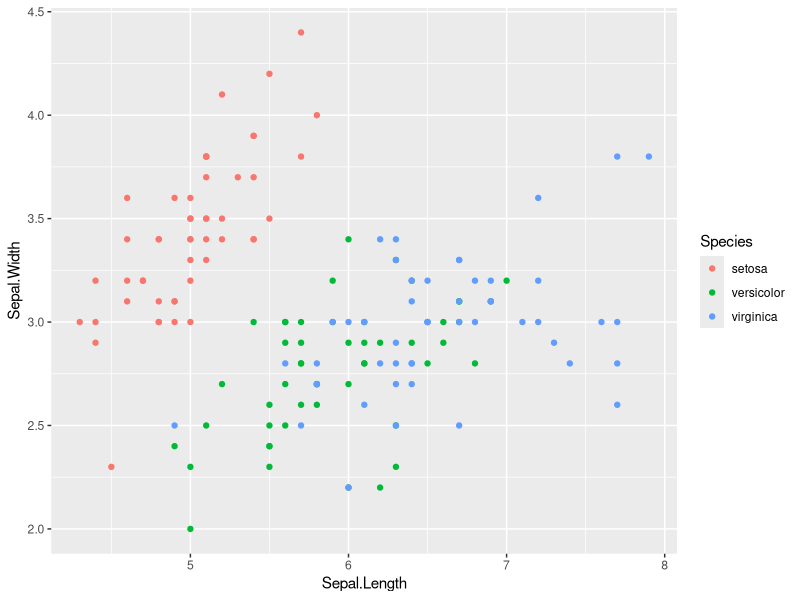
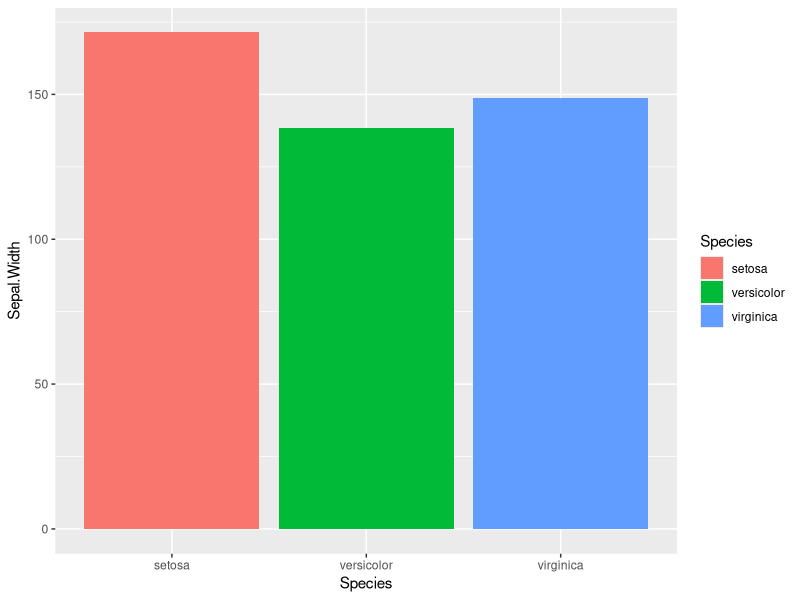
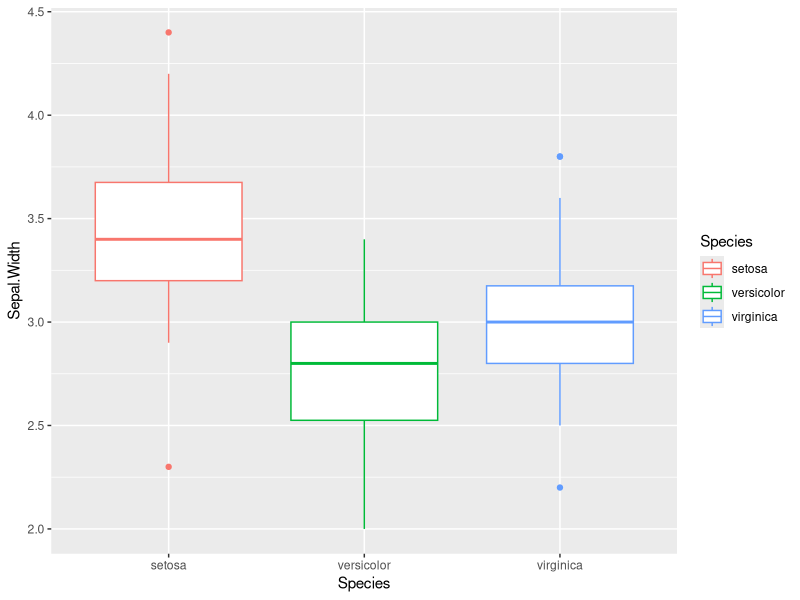
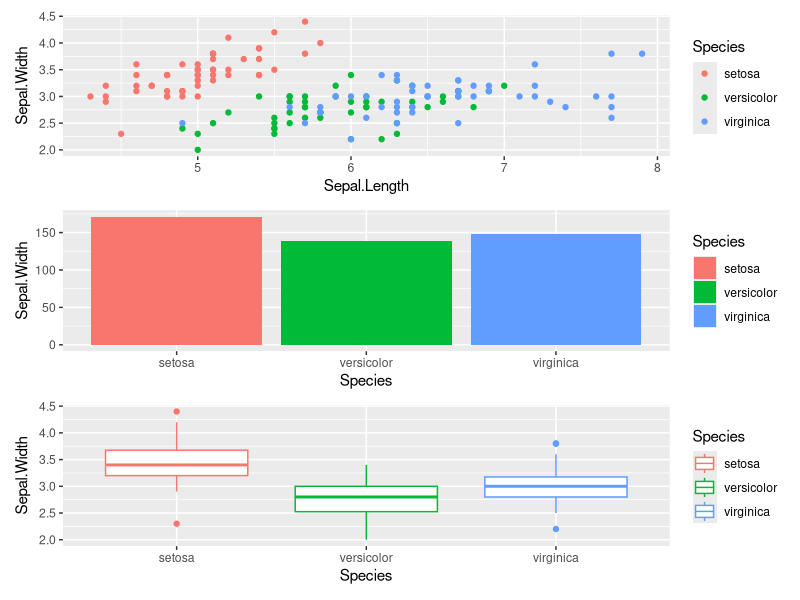
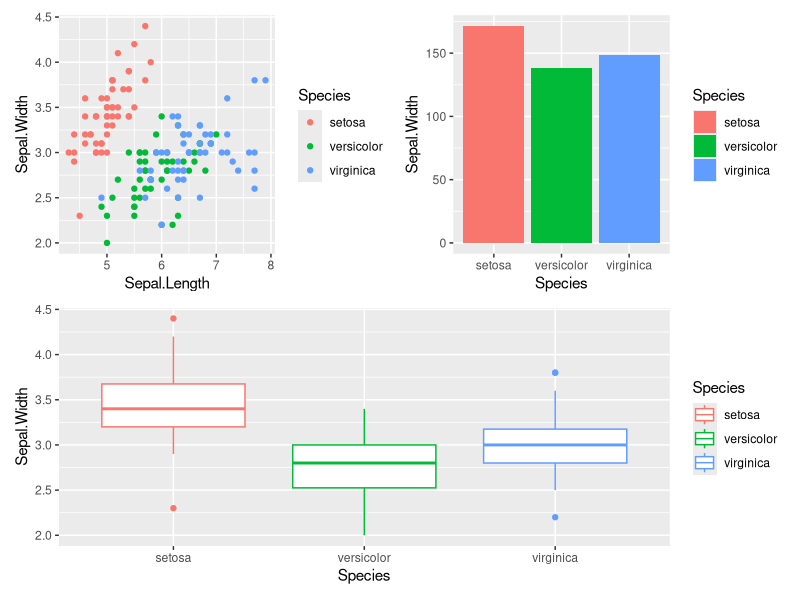
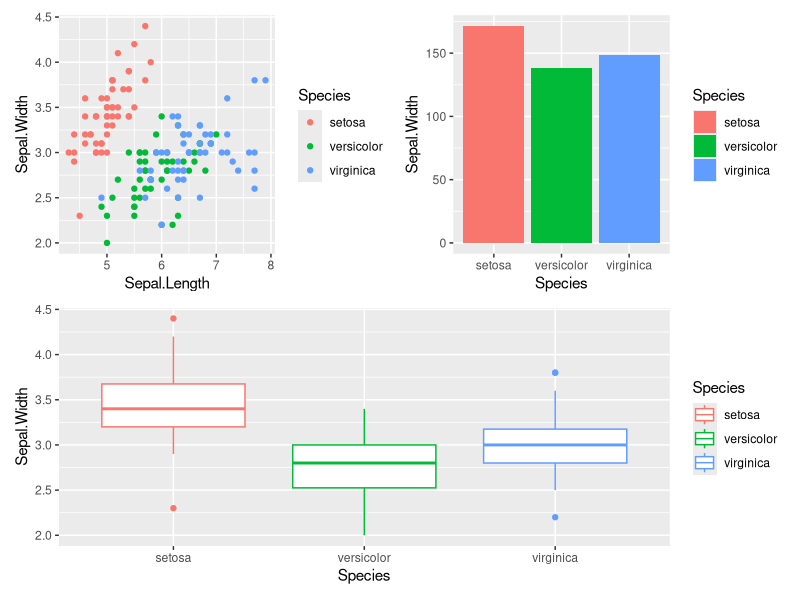
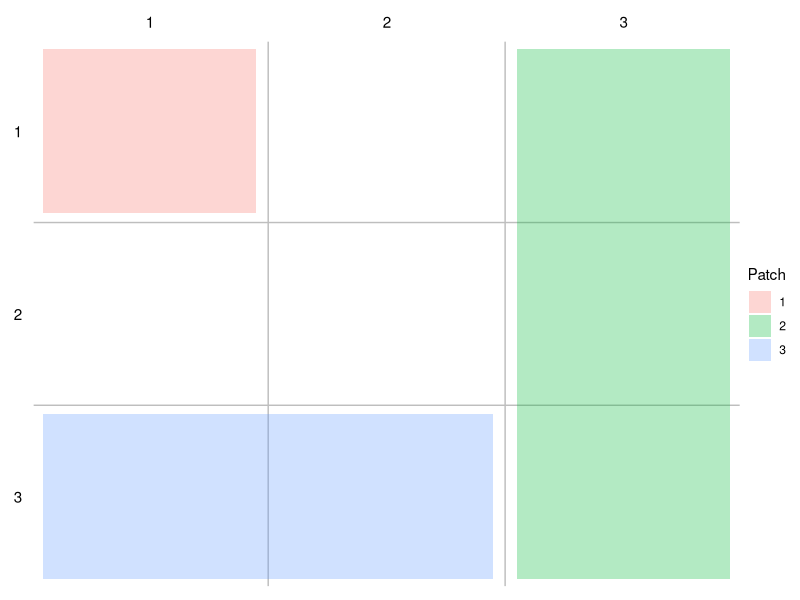
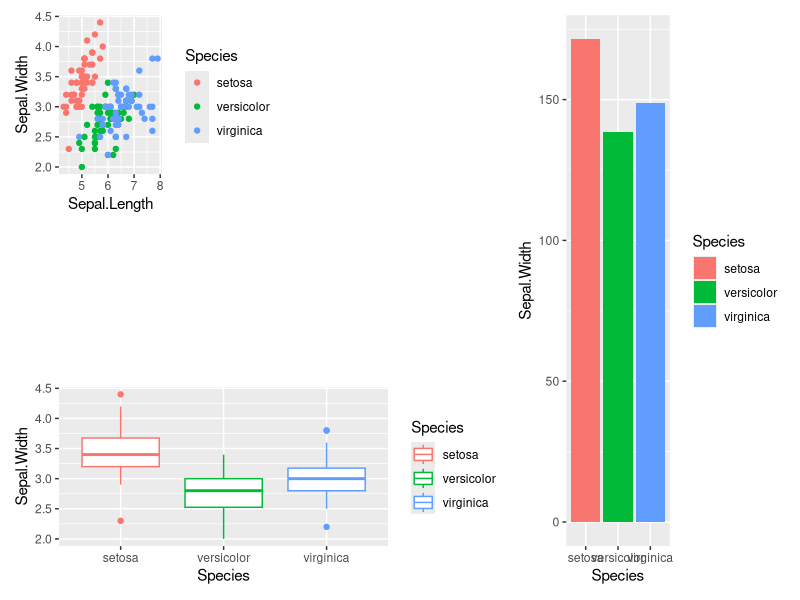

Source code (R) for these figures, in order:
## ---- chunk 1
data("iris")
head(iris)
## ---- chunk 2
library("patchwork")
## ---- chunk 3
library("ggplot2")
## ---- chunk 4
ggp1 <- ggplot(iris,               
               aes(x = Sepal.Length,
                   y = Sepal.Width,
                   col = Species)) +
  geom_point()
ggp1 
## ---- chunk 5
ggp2 <- ggplot(iris,               
               aes(x = Species,
                   y = Sepal.Width,
                   fill = Species)) +
  geom_bar(stat = "identity")
ggp2
## ---- chunk 6
ggp3 <- ggplot(iris,              
               aes(x = Species,
                   y = Sepal.Width,
                   col = Species)) +
  geom_boxplot()
ggp3
## ---- chunk 7
ggp1 + ggp2 + ggp3 + plot_layout(ncol = 1)

ggp1 + ggp2 - ggp3 + plot_layout(ncol = 1)

ggp_sbs <- (ggp1 + ggp2) / ggp3   
ggp_sbs  
## ---- chunk 8
layout <- c(
  area(1, 1),
  area(1, 3, 3),
  area(3, 1, 3, 2)
)
plot(layout)

ggp1 + ggp2 + ggp3 +plot_layout(design = layout)
## ---- chunk 9
ggp1 + ggp2 + ggp3 +  
  plot_layout(guides = 'collect', ncol = 2)

## ---- chunk 10
ggp1 +          
  inset_element(ggp2, 0.01, 0.01, 0.7, 0.5) +
  inset_element(ggp3, 0.4, 0.6, 0.99, 0.99)
## ---- chunk 11
ggp1 / (ggp2 | ggp3) +
  plot_annotation(tag_levels = 'A')

ggp1 / ((ggp2 | ggp3) + plot_layout(tag_level = 'new')) +
  plot_annotation(tag_levels = c('A', '1'))
